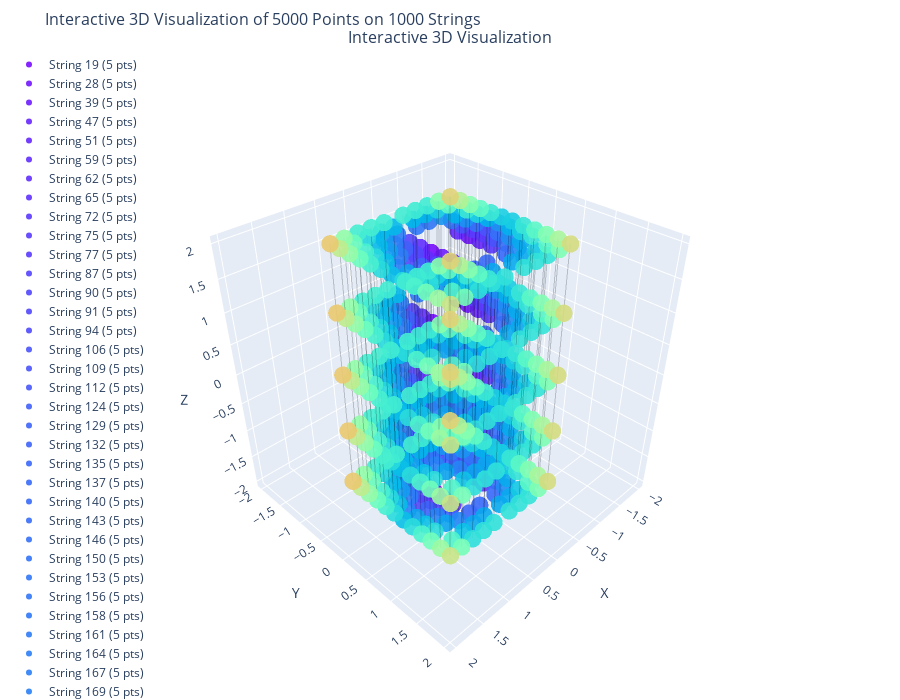

Here is the notebook cell this chart was saved with:
### Code cell
optimizer.visualizer.create_interactive_3d_plot(
    points_3d=optimizer.geom_dict['points_3d'],
    string_xy=optimizer.geom_dict['string_xy'],
    string_weights=optimizer.geom_dict['string_weights'],
    weight_threshold=0.7,
    points_per_string_list=optimizer.geom_dict['points_per_string_list']
    )
